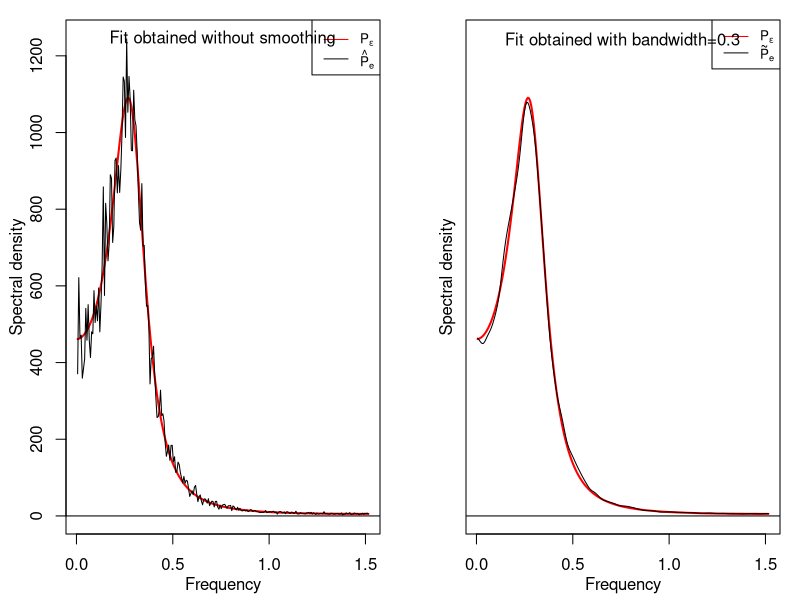

This figure's R source:
##########################
# AUTHOR: DARLIN SOTO    #
# DATE: OCTOBER 16, 2021 #
# EMAIL: dmsoto1@uc.cl   #
##########################

library(pracma)

#FUNCTIONS
spectral_density <- function(ar = numeric(), ma = numeric(), sd = 1, lambda = NULL) {
  p <- length(ar)
  q <- length(ma)
  phi <- c(1, -ar)
  theta <- c(1, +ma)
  if (is.null(lambda)) {
    lambda <- seq(0, pi, 0.01)
  }
  n <- length(lambda)
  aux <- c()
  for (k in 1:n) {
    aux[k] <- (sum((theta * exp(-1i * lambda[k] * c(0:q)))) * sum((theta * exp(+1i * lambda[k] * c(0:q))))) / (sum((phi * exp(-1i * lambda[k] * c(0:p)))) * sum((phi * exp(+1i * lambda[k] * c(0:p)))))
  }
  sigma <- sd
  aux <- sigma^2 * Re(aux) / (2 * pi)
  return(list(PSD = aux, lambda = lambda))
}

W_fun<-function(freq,time){
  aux=sum(exp(1i*freq*time))
  aux_conv=sum(exp(-1i*freq*time))
  Re(aux*aux_conv)
}

periodogram<-function(lam,x,times){
  A = sum(x*cos(times*lam))
  B = sum(x*sin(times*lam))
  A^2+B^2
}

DFT<-function(x){
  n=length(x)
  DFT_x=rep(0,n)
  l=1:n
  for(k in 1:n){
    DFT_x[k]=sum(x*exp(-1i*k*l*2*pi/n))
  }
  freqs=2*pi*(1:n)/n
  result=list(DFT_x=DFT_x,freq=freqs)
  return(result)
}

IN_DFT<-function(x){
  n=length(x)
  DFT_x=rep(0,n)
  l=1:n
  for(k in 1:n){
    DFT_x[k]=sum(x*exp(1i*k*l*2*pi/n))/n
  }
  freqs=2*pi*(1:n)/n
  result=list(DFT_x=DFT_x,freq=freqs)
  return(result)
}


#########################################################################################
#########################################################################################

#parameters AR(2)
N=500
dt=0.33
times_x=seq(1,by=dt,length=N)
phi1=1.318
phi2=-0.634
sigma2=289.2

#sample
Num_block=50
Num_obs_block=N/Num_block
ind_block=sort(rep(1:Num_block,Num_obs_block))
sort(sample(1:Num_block,30,replace = FALSE))
#2  4  5  6  7  8 10 17 19 20 21 22 24 25 26 28 29 30 31 32 34 35 37 39 40 41 42 44 47 49

index_y=which(ind_block==2 | ind_block==4 | ind_block==5 | ind_block==6 | ind_block==7 | ind_block==8 
             | ind_block==10 | ind_block==17 | ind_block==19 | ind_block==20 | ind_block==21 
             | ind_block==22 | ind_block==24 | ind_block==25 | ind_block==26 | ind_block==28
             | ind_block==29 | ind_block==30 | ind_block==31 | ind_block==32 | ind_block==34
             | ind_block==35 | ind_block==37 | ind_block==39 | ind_block==40 | ind_block==41
             | ind_block==42 | ind_block==44 | ind_block==47 | ind_block==50)

N_y=max(index_y)
times_y=times_x[index_y]

#frequency
lam_l_x=2*pi*(1:N)/(dt*N)
N_l_x=length(lam_l_x)
lam_l_x_vect=matrix(lam_l_x,ncol=1,nrow=N_l_x)
lam_l_y=2*pi*(1:N_y)/(dt*N_y)
N_l_y=length(lam_l_y)
lam_l_y_vect=matrix(lam_l_y,ncol=1,nrow=N_l_y)


SIM=200
PER_y=matrix(0,ncol=SIM,nrow=N_l_y)

set.seed(1)

for(m in 1:SIM){
  z=rnorm(N,mean=0,sd=sqrt(sigma2))
  x=z

  for(i in 3:N){
    x[i]=phi1*x[i-1]+phi2*x[i-2]+z[i]
  }  
  
  y=x[index_y]
  PER_y[,m]=apply(lam_l_y_vect,1,periodogram,x=y,times=times_y)
}

PER_mean_y=apply(PER_y,1,mean)

#TRUE SPECTRAL DENSITY
aux=spectral_density(ar = c(phi1,phi2), ma = numeric(), sd = sqrt(sigma2), lambda = lam_l_x_vect*dt)
PSD=aux$PSD

#ESTIMATED SPECTRAL DENSITY
W_y=apply(lam_l_y_vect,1,W_fun,times_y)
aux=Re((DFT(PER_mean_y)$DFT_x*N_y)/(DFT(W_y)$DFT_x*2*pi))
P_y_hat=Re(IN_DFT(aux)$DFT_x)

s_P_y_hat=ksmooth(lam_l_y_vect, P_y_hat, kernel ="normal", bandwidth = 0.3)$y

ind=1:(N_y/2)
f=(1:N)/(dt*N)


pdf("SIM_PSD_AR2.pdf",width=12,height=4)

layout(matrix(c(1,2), 1, 2, byrow = TRUE),widths=c(1,1), heights=c(1,1))

maxx=max(P_y_hat[ind])
minn=min(P_y_hat[ind])

par(mar=c(3.3, 3.3, 1, 1))
plot(f[ind],PSD[ind],col='red',lwd=2,t='l',ylim=c(minn,maxx),ylab='',xlab='')
lines(f[ind],P_y_hat[ind],col=1,lwd=1)
abline(h=0)
title(sub="Frequency", adj=0.5, line=2, font=2)
title(ylab='Spectral density', line=2, font=2)
legend("topright", legend=c(as.expression(bquote(P[epsilon])),
                            as.expression(bquote(hat(P)[e]))),col=c("red", "black"), lty=c(1,1), cex=0.8)
text(max(f[ind])/2,maxx,cex=1,bquote('Fit obtained without smoothing'))

par(mar=c(3.3, 3.3, 1, 1))
plot(f[ind],PSD[ind],col='red',lwd=2,t='l',ylim=c(minn,maxx),ylab='',xlab='',yaxt="none")
lines(f[ind],s_P_y_hat[ind],col=1,lwd=1)
abline(h=0)
title(sub="Frequency", adj=0.5, line=2, font=2)
title(ylab='Spectral density', line=0.5, font=2)
legend("topright", legend=c(as.expression(bquote(P[epsilon])),
                            as.expression(bquote(tilde(P)[e]))),col=c("red", "black"), lty=c(1,1), cex=0.8)
text(max(f[ind])/2,maxx,cex=1,bquote('Fit obtained with bandwidth=0.3'))

dev.off()
